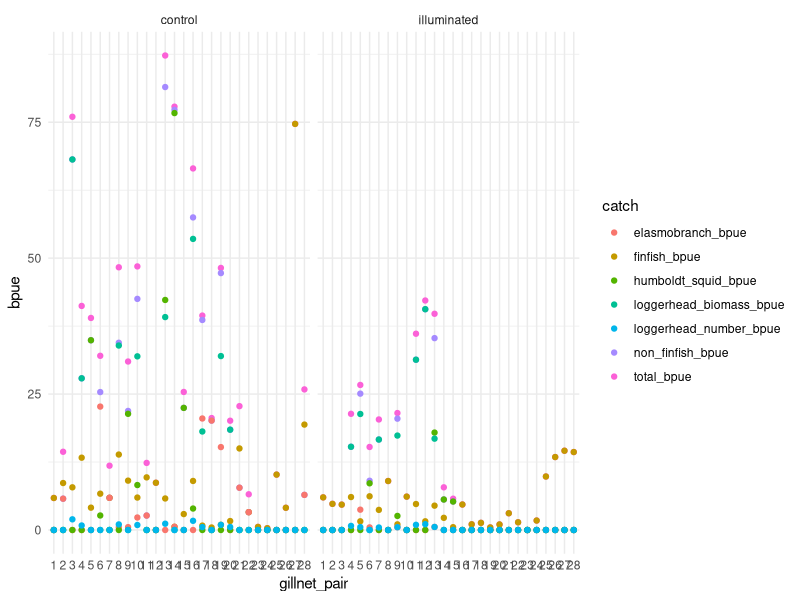

Here is the R script that generated this plot:
## ---- chunk 1
library(tidyverse)
library(mgcv)
library(stats)
library(here)
## ---- chunk 2
catch_data <- read_csv(here("data", "fishnet_illumination_bpue.csv"))
# biomass <- read_csv(here("data", "fishnet_illumination_biomass.csv"))
## ---- chunk 3
bpue <- catch_data |> 
  filter(animal_type == "total_bpue" | animal_type == "non_finfish_bpue" | animal_type == "finfish_bpue" | animal_type == "elasmobranch_bpue" | animal_type == "humboldt_squid_bpue" | animal_type == "loggerhead_biomass_bpue" | animal_type == "loggerhead_number_bpue")
## ---- chunk 4
cpue <- catch_data |> 
  filter(animal_type == "total_fish_bpue" | animal_type == "total_primary_fish_bpue" | animal_type == "halibut_bpue" | animal_type == "grouper_bpue" | animal_type == "total_secondary_fish_bpue") |> 
  pivot_wider(names_from = animal_type,
              values_from = bpue) |> 
  rename("total_fish_cpue" = "total_fish_bpue", 
         "total_primary_fish_cpue" = "total_primary_fish_bpue",
         "halibut_cpue" = "halibut_bpue",
         "grouper_cpue" = "grouper_bpue",
         "total_secondary_fish_cpue" = "total_secondary_fish_bpue") |> 
  pivot_longer(cols = c(total_fish_cpue, 
                        total_primary_fish_cpue, 
                        halibut_cpue, 
                        grouper_cpue, 
                        total_secondary_fish_cpue)) |> 
  rename("treatment"= "exp_unit",
         "catch" = "name",
         "cpue" = "value")
## ---- chunk 5
bpue_glm <- bpue |> 
  mutate(catch = as.factor(animal_type), 
         treatment = as.factor(exp_unit), 
         gillnet_pair = as.factor(gillnet_pair))
## ---- chunk 6
ggplot(bpue_glm, aes(x= gillnet_pair, y = bpue, color = catch)) + 
  geom_point() +
  facet_wrap(~treatment) + 
  theme_minimal()
## ---- chunk 7
gam(bpue ~ treatment + s(gillnet_pair, bs = 're'),
    data = bpue_glm)

### Include tweedie distribution? 
# turtle_glmm <- gam(bpue ~ treatment + s(gill_net_pair, bs = "re"), 
#                    method = "REML", 
#                   family = tw(),
#                   # family = tweedie(link = "log"),
#                    data = turtle_tidy)
